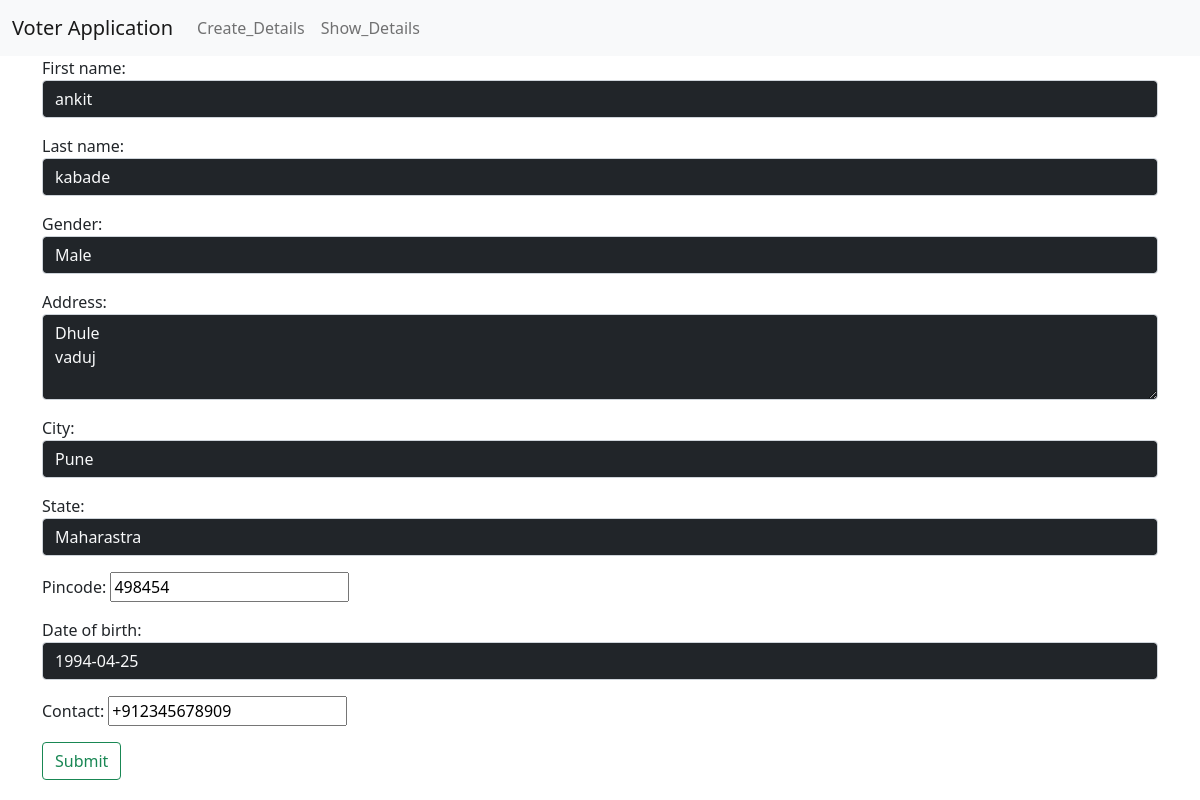
/v1/update_details/3/, run on the app's committed database.
### voterapp/models.py (models this page shows, shortened)
class Voter(models.Model):
    Gender=[('Male','Male'),('Female','Female'),('Other','Other')]
    voter_id = models.CharField(max_length=10, unique=True, editable=False,auto_created=True)
    first_name = models.CharField(max_length=45,validators=[cheack])
    last_name = models.CharField(max_length=45,validators=[cheack])
    gender = models.CharField(max_length=40, choices=Gender)
    address = models.TextField()
    city = models.CharField(max_length=40)
    state = models.CharField(max_length=40)
    pincode = models.CharField(max_length=6,
        validators=[
            RegexValidator(r'^\d{6}$', "Pincode must have exactly 6 digits.")
        ])
    date_of_birth = models.DateField()
    contact = PhoneNumberField(region='IN')

### voterapp/views.py (the view)
# urls.py: path('update_details/<int:pk>/', update_Details, name='update'),
def update_Details(request,pk):
    template_name = 'voterapp/insert.html'
    obj = Voter.objects.get(pk=pk)
    form = VoterForm(instance=obj)
    if request.method == 'POST':
        form = VoterForm(request.POST,instance=obj)
        if form.is_valid():
            form.save()
            return redirect('show')
    context = {'forms': form}
    return render(request, template_name,context)

### templates/voterapp/insert.html (shortened to what this page needs)
 {% extends "base.html" %}
    {% block content %}
        <form method ='post'>
             {{forms.as_p}}
             <button type='submit' class='btn btn-outline-success'>Submit</button>
        </form>
    {% endblock %}

### data on the page
Voter: first_name "ankit", last_name "kabade", gender "Male", address "Dhule vaduj", city "Pune", state "Maharastra", pincode "498454", date_of_birth "1994-04-25", contact "+912345678909"
